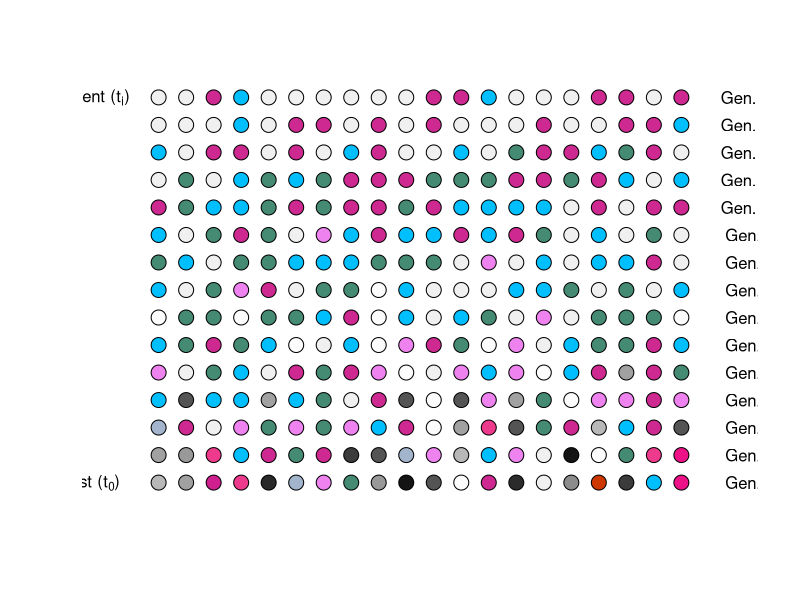
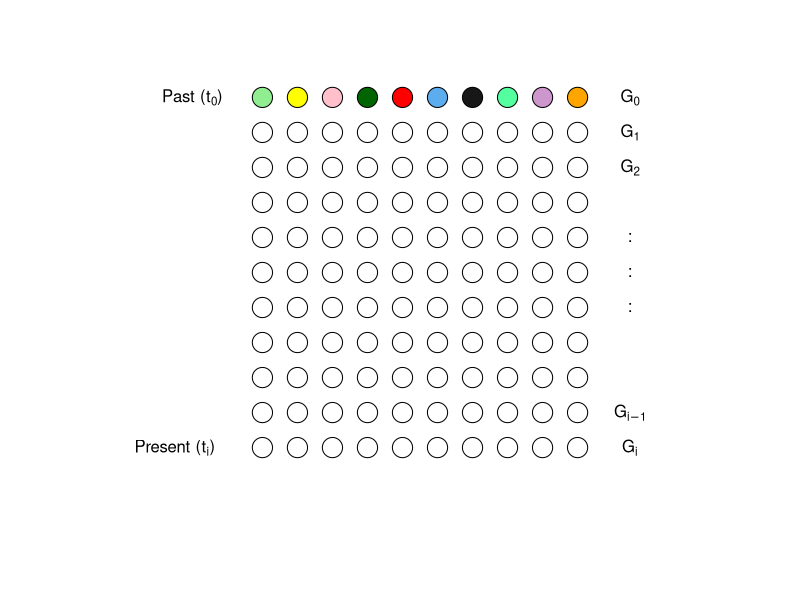
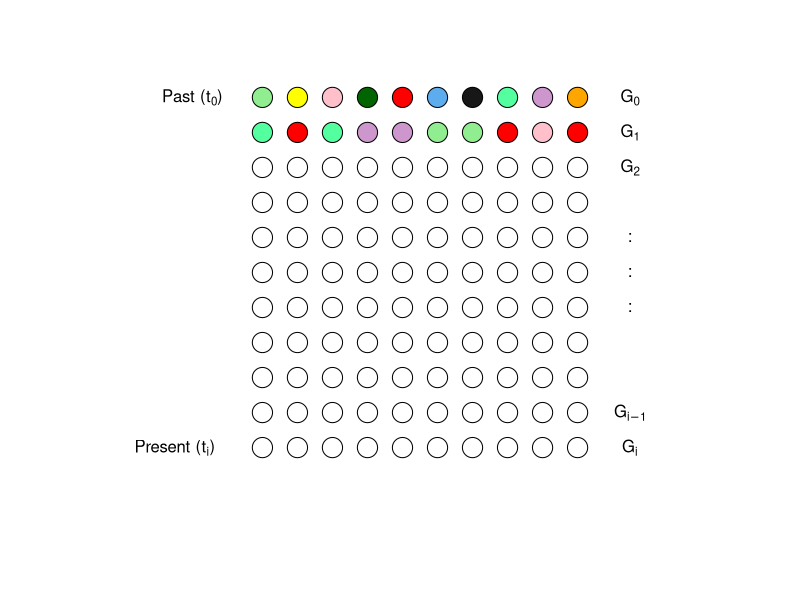
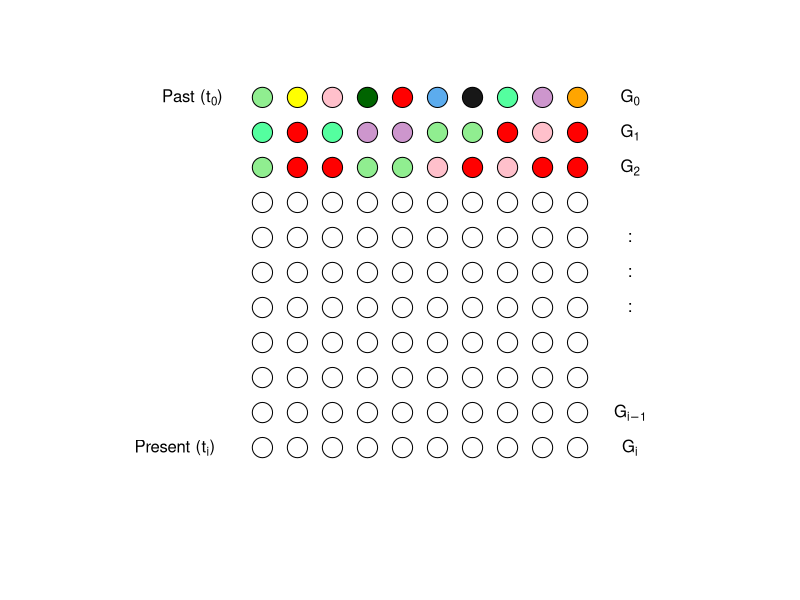
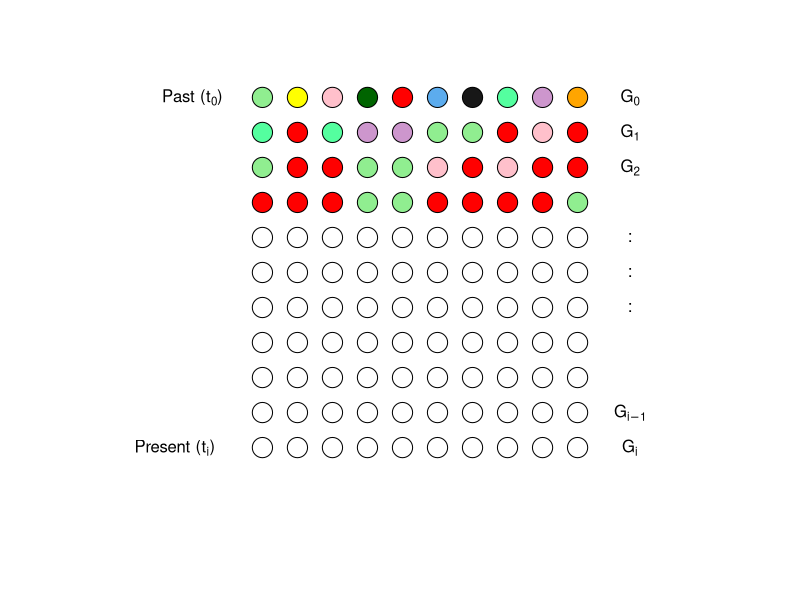
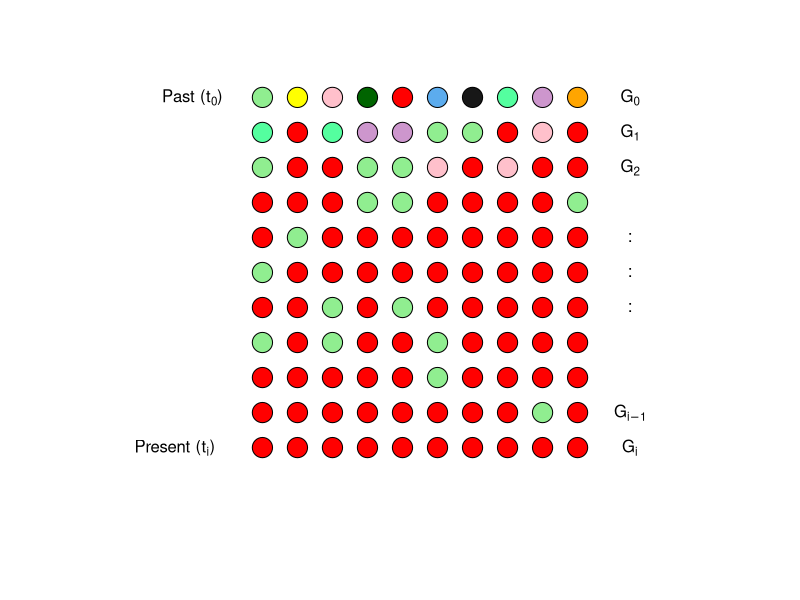
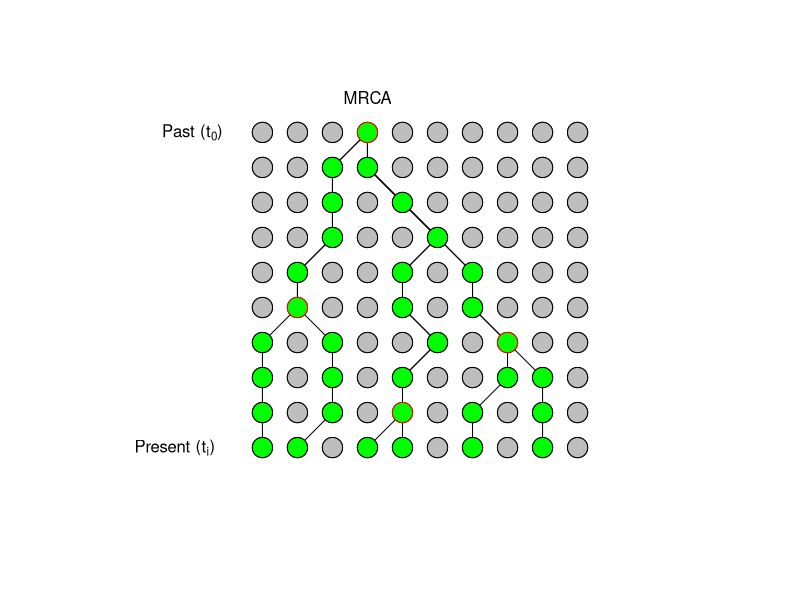

The R source for these figures, in order:
## ---- chunk 1
knitr::opts_chunk$set(echo = TRUE)
x <- c("DT", "tidyverse", "RColorBrewer", "learnPopGen")
lapply(x, require, character.only = T)
rm(x)
## ---- chunk 2
n <- 20
t <- 15
i <- 1
connect_matrix <- matrix(NA,
                         nrow = t,
                         ncol = n)
gene_colors <- sample(colors(), n, replace = F)
connect_matrix[1,] <- gene_colors
while(i < t){
  connect_matrix[i+1,] <- sample(connect_matrix[i,],
                                 n, 
                                 replace = T)
  i <- i + 1
}
plot(expand.grid(1:n, 1:t)[,1],
     expand.grid(1:n, 1:t)[,2],
     asp = 1,
     frame.plot = F,
     ann = F,
     axes = F, type = "n")
points(expand.grid(1:n, 1:t)[,1],
       expand.grid(1:n, 1:t)[,2],
       pch = 21, 
       cex = 2, 
       col = "black",
       bg = t(connect_matrix))
text(x = min(1:n)-2.5, y = max(1:t), labels = expression('Present (t'[i]*')'))
text(x = min(1:n)-2.5, y = min(1:t), labels = expression('Past (t'[0]*')'))
labelingGen <- t
while(labelingGen > 0){
  text(x = max(1:n) + 2.5, y = labelingGen,
       labels = paste("Gen.", labelingGen-1, sep = " "))
  labelingGen <- labelingGen-1
}
## ---- chunk 3
mtDNAhap <- c("palegreen2", "yellow", "pink",      "darkgreen", "red",
              "steelblue2", "gray9",  "seagreen1", "plum3", "orange")

set.seed(1211)
mtDNAhap1 <- sample(mtDNAhap, size = 10, replace = T)
mtDNAhap2 <- sample(mtDNAhap1, size = 10, replace = T)
mtDNAhap3 <- sample(mtDNAhap2, size = 10, replace = T)
mtDNAhap4 <- sample(mtDNAhap3, size = 10, replace = T)
mtDNAhap5 <- sample(mtDNAhap4, size = 10, replace = T)
mtDNAhap6 <- sample(mtDNAhap5, size = 10, replace = T)
mtDNAhap7 <- sample(mtDNAhap6, size = 10, replace = T)
mtDNAhap8 <- sample(mtDNAhap7, size = 10, replace = T)
mtDNAhap9 <- sample(mtDNAhap8, size = 10, replace = T)
mtDNAhap10 <- sample(mtDNAhap9, size = 10, replace = T)

plot(x=1:10, y=rep(1,10), pch=21, cex=2.7, col = "black",
     bg = c("white", "white", "white", "white", "white", "white", "white", "white", "white", "white"),
     ylim = c(0, 11), asp = 1, frame.plot = F, ann = F, axes = F)
points(x=1:10, y=rep(2, 10), pch=21, cex=2.7, col = "black",
       bg= c("white", "white", "white", "white", "white", "white", "white", "white", "white", "white"))
points(x=1:10, y=rep(3, 10), pch=21, cex=2.7, col = "black",
       bg= c("white", "white", "white", "white", "white", "white", "white", "white", "white", "white"))
points(x=1:10, y=rep(4, 10), pch=21, cex=2.7, col = "black",
       bg= c("white", "white", "white", "white", "white", "white", "white", "white", "white", "white"))
points(x=1:10, y=rep(5, 10), pch=21, cex=2.7, col = "black",
       bg= c("white", "white", "white", "white", "white", "white", "white", "white", "white", "white"))
points(x=1:10, y=rep(6, 10), pch=21, cex=2.7, col = "black",
       bg= c("white", "white", "white", "white", "white", "white", "white", "white", "white", "white"))
points(x=1:10, y=rep(7, 10), pch=21, cex=2.7, col = "black",
       bg= c("white", "white", "white", "white", "white", "white", "white", "white", "white", "white"))
points(x=1:10, y=rep(8, 10), pch=21, cex=2.7, col = "black",
       bg= c("white", "white", "white", "white", "white", "white", "white", "white", "white", "white"))
points(x=1:10, y=rep(9, 10), pch=21, cex=2.7, col = "black",
       bg= c("white", "white", "white", "white", "white", "white", "white", "white", "white", "white"))
points(x=1:10, y=rep(10, 10), pch=21, cex=2.7, col = "black",
       bg= c("white", "white", "white", "white", "white", "white", "white", "white", "white", "white"))
points(x=1:10, y=rep(11, 10), pch=21, cex=2.7, col = "black",
       bg= mtDNAhap)
text(x = -1.5, y = 1, labels = expression('Present (t'[i]*')'))
text(x = -1, y = 11, labels = expression('Past (t'[0]*')'))
text(x = 11.5, y = 11, labels = expression('G'[0]))
text(x = 11.5, y = 10, labels = expression('G'[1]))
text(x = 11.5, y = 9, labels = expression('G'[2]))
text(x = 11.5, y = 7, labels = ":")
text(x = 11.5, y = 6, labels = ":")
text(x = 11.5, y = 5, labels = ":")
text(x = 11.5, y = 2, labels = expression('G'[i-1]))
text(x = 11.5, y = 1, labels = expression('G'[i]))
## ---- chunk 4
plot(x=1:10, y=rep(1,10), pch=21, cex=2.7, col = "black",
     bg = c("white", "white", "white", "white", "white", "white", "white", "white", "white", "white"),
     ylim = c(0, 11), asp = 1, frame.plot = F, ann = F, axes = F)
points(x=1:10, y=rep(2, 10), pch=21, cex=2.7, col = "black",
       bg= c("white", "white", "white", "white", "white", "white", "white", "white", "white", "white"))
points(x=1:10, y=rep(3, 10), pch=21, cex=2.7, col = "black",
       bg= c("white", "white", "white", "white", "white", "white", "white", "white", "white", "white"))
points(x=1:10, y=rep(4, 10), pch=21, cex=2.7, col = "black",
       bg= c("white", "white", "white", "white", "white", "white", "white", "white", "white", "white"))
points(x=1:10, y=rep(5, 10), pch=21, cex=2.7, col = "black",
       bg= c("white", "white", "white", "white", "white", "white", "white", "white", "white", "white"))
points(x=1:10, y=rep(6, 10), pch=21, cex=2.7, col = "black",
       bg= c("white", "white", "white", "white", "white", "white", "white", "white", "white", "white"))
points(x=1:10, y=rep(7, 10), pch=21, cex=2.7, col = "black",
       bg= c("white", "white", "white", "white", "white", "white", "white", "white", "white", "white"))
points(x=1:10, y=rep(8, 10), pch=21, cex=2.7, col = "black",
       bg= c("white", "white", "white", "white", "white", "white", "white", "white", "white", "white"))
points(x=1:10, y=rep(9, 10), pch=21, cex=2.7, col = "black",
       bg= c("white", "white", "white", "white", "white", "white", "white", "white", "white", "white"))
points(x=1:10, y=rep(10, 10), pch=21, cex=2.7, col = "black",
       bg= mtDNAhap1)
points(x=1:10, y=rep(11, 10), pch=21, cex=2.7, col = "black",
       bg= mtDNAhap)
text(x = -1.5, y = 1, labels = expression('Present (t'[i]*')'))
text(x = -1, y = 11, labels = expression('Past (t'[0]*')'))
text(x = 11.5, y = 11, labels = expression('G'[0]))
text(x = 11.5, y = 10, labels = expression('G'[1]))
text(x = 11.5, y = 9, labels = expression('G'[2]))
text(x = 11.5, y = 7, labels = ":")
text(x = 11.5, y = 6, labels = ":")
text(x = 11.5, y = 5, labels = ":")
text(x = 11.5, y = 2, labels = expression('G'[i-1]))
text(x = 11.5, y = 1, labels = expression('G'[i]))
## ---- chunk 5
plot(x=1:10, y=rep(1,10), pch=21, cex=2.7, col = "black",
     bg = c("white", "white", "white", "white", "white", "white", "white", "white", "white", "white"),
     ylim = c(0, 11), asp = 1, frame.plot = F, ann = F, axes = F)
points(x=1:10, y=rep(2, 10), pch=21, cex=2.7, col = "black",
       bg= c("white", "white", "white", "white", "white", "white", "white", "white", "white", "white"))
points(x=1:10, y=rep(3, 10), pch=21, cex=2.7, col = "black",
       bg= c("white", "white", "white", "white", "white", "white", "white", "white", "white", "white"))
points(x=1:10, y=rep(4, 10), pch=21, cex=2.7, col = "black",
       bg= c("white", "white", "white", "white", "white", "white", "white", "white", "white", "white"))
points(x=1:10, y=rep(5, 10), pch=21, cex=2.7, col = "black",
       bg= c("white", "white", "white", "white", "white", "white", "white", "white", "white", "white"))
points(x=1:10, y=rep(6, 10), pch=21, cex=2.7, col = "black",
       bg= c("white", "white", "white", "white", "white", "white", "white", "white", "white", "white"))
points(x=1:10, y=rep(7, 10), pch=21, cex=2.7, col = "black",
       bg= c("white", "white", "white", "white", "white", "white", "white", "white", "white", "white"))
points(x=1:10, y=rep(8, 10), pch=21, cex=2.7, col = "black",
       bg= c("white", "white", "white", "white", "white", "white", "white", "white", "white", "white"))
points(x=1:10, y=rep(9, 10), pch=21, cex=2.7, col = "black",
       bg= mtDNAhap2)
points(x=1:10, y=rep(10, 10), pch=21, cex=2.7, col = "black",
       bg= mtDNAhap1)
points(x=1:10, y=rep(11, 10), pch=21, cex=2.7, col = "black",
       bg= mtDNAhap)
text(x = -1.5, y = 1, labels = expression('Present (t'[i]*')'))
text(x = -1, y = 11, labels = expression('Past (t'[0]*')'))
text(x = 11.5, y = 11, labels = expression('G'[0]))
text(x = 11.5, y = 10, labels = expression('G'[1]))
text(x = 11.5, y = 9, labels = expression('G'[2]))
text(x = 11.5, y = 7, labels = ":")
text(x = 11.5, y = 6, labels = ":")
text(x = 11.5, y = 5, labels = ":")
text(x = 11.5, y = 2, labels = expression('G'[i-1]))
text(x = 11.5, y = 1, labels = expression('G'[i]))
## ---- chunk 6
plot(x=1:10, y=rep(1,10), pch=21, cex=2.7, col = "black",
     bg = c("white", "white", "white", "white", "white", "white", "white", "white", "white", "white"),
     ylim = c(0, 11), asp = 1, frame.plot = F, ann = F, axes = F)
points(x=1:10, y=rep(2, 10), pch=21, cex=2.7, col = "black",
       bg= c("white", "white", "white", "white", "white", "white", "white", "white", "white", "white"))
points(x=1:10, y=rep(3, 10), pch=21, cex=2.7, col = "black",
       bg= c("white", "white", "white", "white", "white", "white", "white", "white", "white", "white"))
points(x=1:10, y=rep(4, 10), pch=21, cex=2.7, col = "black",
       bg= c("white", "white", "white", "white", "white", "white", "white", "white", "white", "white"))
points(x=1:10, y=rep(5, 10), pch=21, cex=2.7, col = "black",
       bg= c("white", "white", "white", "white", "white", "white", "white", "white", "white", "white"))
points(x=1:10, y=rep(6, 10), pch=21, cex=2.7, col = "black",
       bg= c("white", "white", "white", "white", "white", "white", "white", "white", "white", "white"))
points(x=1:10, y=rep(7, 10), pch=21, cex=2.7, col = "black",
       bg= c("white", "white", "white", "white", "white", "white", "white", "white", "white", "white"))
points(x=1:10, y=rep(8, 10), pch=21, cex=2.7, col = "black",
       bg= mtDNAhap3)
points(x=1:10, y=rep(9, 10), pch=21, cex=2.7, col = "black",
       bg= mtDNAhap2)
points(x=1:10, y=rep(10, 10), pch=21, cex=2.7, col = "black",
       bg= mtDNAhap1)
points(x=1:10, y=rep(11, 10), pch=21, cex=2.7, col = "black",
       bg= mtDNAhap)
text(x = -1.5, y = 1, labels = expression('Present (t'[i]*')'))
text(x = -1, y = 11, labels = expression('Past (t'[0]*')'))
text(x = 11.5, y = 11, labels = expression('G'[0]))
text(x = 11.5, y = 10, labels = expression('G'[1]))
text(x = 11.5, y = 9, labels = expression('G'[2]))
text(x = 11.5, y = 7, labels = ":")
text(x = 11.5, y = 6, labels = ":")
text(x = 11.5, y = 5, labels = ":")
text(x = 11.5, y = 2, labels = expression('G'[i-1]))
text(x = 11.5, y = 1, labels = expression('G'[i]))
## ---- chunk 7
plot(x=1:10, y=rep(1,10), pch=21, cex=2.7, col = "black",
     bg = mtDNAhap10,
     ylim = c(0, 11), asp = 1, frame.plot = F, ann = F, axes = F)
points(x=1:10, y=rep(2, 10), pch=21, cex=2.7, col = "black",
       bg= mtDNAhap9)
points(x=1:10, y=rep(3, 10), pch=21, cex=2.7, col = "black",
       bg= mtDNAhap8)
points(x=1:10, y=rep(4, 10), pch=21, cex=2.7, col = "black",
       bg= mtDNAhap7)
points(x=1:10, y=rep(5, 10), pch=21, cex=2.7, col = "black",
       bg= mtDNAhap6)
points(x=1:10, y=rep(6, 10), pch=21, cex=2.7, col = "black",
       bg= mtDNAhap5)
points(x=1:10, y=rep(7, 10), pch=21, cex=2.7, col = "black",
       bg= mtDNAhap4)
points(x=1:10, y=rep(8, 10), pch=21, cex=2.7, col = "black",
       bg= mtDNAhap3)
points(x=1:10, y=rep(9, 10), pch=21, cex=2.7, col = "black",
       bg= mtDNAhap2)
points(x=1:10, y=rep(10, 10), pch=21, cex=2.7, col = "black",
       bg= mtDNAhap1)
points(x=1:10, y=rep(11, 10), pch=21, cex=2.7, col = "black",
       bg= mtDNAhap)
text(x = -1.5, y = 1, labels = expression('Present (t'[i]*')'))
text(x = -1, y = 11, labels = expression('Past (t'[0]*')'))
text(x = 11.5, y = 11, labels = expression('G'[0]))
text(x = 11.5, y = 10, labels = expression('G'[1]))
text(x = 11.5, y = 9, labels = expression('G'[2]))
text(x = 11.5, y = 7, labels = ":")
text(x = 11.5, y = 6, labels = ":")
text(x = 11.5, y = 5, labels = ":")
text(x = 11.5, y = 2, labels = expression('G'[i-1]))
text(x = 11.5, y = 1, labels = expression('G'[i]))
## ---- chunk 8
plot(x=1:10, y=rep(1,10), pch=21, cex=2.7, col = "black",
     bg = c("green", "green", "gray", "green", "green", "gray", "green", "gray", "green", "gray"),
     ylim = c(0, 11), asp = 1, frame.plot = F, ann = F, axes = F)
points(x=1:10, y=rep(2, 10), pch=21, cex=2.7, col = "black",
       bg= c("green", "gray", "green", "gray", "green", "gray", "green", "gray", "green", "gray"))
points(x=1:10, y=rep(3, 10), pch=21, cex=2.7, col = "black",
       bg= c("green", "gray", "green", "gray", "green", "gray", "gray", "green", "green", "gray"))
points(x=1:10, y=rep(4, 10), pch=21, cex=2.7, col = "black",
       bg= c("green", "gray", "green", "gray", "gray", "green", "gray", "green", "gray", "gray"))
points(x=1:10, y=rep(5, 10), pch=21, cex=2.7, col = "black",
       bg= c("gray", "green", "gray", "gray", "green", "gray", "green", "gray", "gray", "gray"))
points(x=1:10, y=rep(6, 10), pch=21, cex=2.7, col = "black",
       bg= c("gray", "green", "gray", "gray", "green", "gray", "green", "gray", "gray", "gray"))
points(x=1:10, y=rep(7, 10), pch=21, cex=2.7, col = "black",
       bg= c("gray", "gray", "green", "gray", "gray", "green", "gray", "gray", "gray", "gray"))
points(x=1:10, y=rep(8, 10), pch=21, cex=2.7, col = "black",
       bg= c("gray", "gray", "green", "gray", "green", "gray", "gray", "gray", "gray", "gray"))
points(x=1:10, y=rep(9, 10), pch=21, cex=2.7, col = "black",
       bg= c("gray", "gray", "green", "green", "gray", "gray", "gray", "gray", "gray", "gray"))
points(x=1:10, y=rep(10, 10), pch=21, cex=2.7, col = "black",
       bg= c("gray", "gray", "gray", "green", "gray", "gray", "gray", "gray", "gray", "gray"))
text(x = -1.5, y = 1, labels = expression('Present (t'[i]*')'))
text(x = -1, y = 10, labels = expression('Past (t'[0]*')'))
text(x = 4, y = 11, labels = "MRCA")

lines(x = c(1,1,1,1,2,2,3,3,3,4), y = c(1,2,3,4,5,6,7,8,9,10))
lines(x = c(2,3,3,3,2,2,3,3,3,4), y = c(1,2,3,4,5,6,7,8,9,10))
lines(x = c(4,5,5,6,5,5,6,5,4,4), y = c(1,2,3,4,5,6,7,8,9,10))
lines(x = c(5,5,5,6,5,5,6,5,4,4), y = c(1,2,3,4,5,6,7,8,9,10))
lines(x = c(7,7,8,8,7,7,6,5,4,4), y = c(1,2,3,4,5,6,7,8,9,10))
lines(x = c(9,9,9,8,7,7,6,5,4,4), y = c(1,2,3,4,5,6,7,8,9,10))

points(x=1:10, y=rep(1,10), pch=21, cex=2.7, 
       col = "black",
       bg= c("green", "green", "gray", "green", "green", "gray", "green", "gray", "green", "gray"))
points(x=1:10, y=rep(2, 10), pch=21, cex=2.7, 
       col = c("black", "black", "black", "black", "red", "black", "black", "black", "black", "black"),
       bg= c("green", "gray", "green", "gray", "green", "gray", "green", "gray", "green", "gray"))
points(x=1:10, y=rep(3, 10), pch=21, cex=2.7, col = "black",
       bg= c("green", "gray", "green", "gray", "green", "gray", "gray", "green", "green", "gray"))
points(x=1:10, y=rep(4, 10), pch=21, cex=2.7, 
       col = c("black", "black", "black", "black", "black", "black", "black", "red", "black", "black"),
       bg= c("green", "gray", "green", "gray", "gray", "green", "gray", "green", "gray", "gray"))
points(x=1:10, y=rep(5, 10), pch=21, cex=2.7, 
       col = c("black", "red", "black", "black", "black", "black", "black", "black", "black", "black"),
       bg= c("gray", "green", "gray", "gray", "green", "gray", "green", "gray", "gray", "gray"))
points(x=1:10, y=rep(6, 10), pch=21, cex=2.7, col = "black",
       bg= c("gray", "green", "gray", "gray", "green", "gray", "green", "gray", "gray", "gray"))
points(x=1:10, y=rep(7, 10), pch=21, cex=2.7, col = "black",
       bg= c("gray", "gray", "green", "gray", "gray", "green", "gray", "gray", "gray", "gray"))
points(x=1:10, y=rep(8, 10), pch=21, cex=2.7, col = "black",
       bg= c("gray", "gray", "green", "gray", "green", "gray", "gray", "gray", "gray", "gray"))
points(x=1:10, y=rep(9, 10), pch=21, cex=2.7, col = "black",
       bg= c("gray", "gray", "green", "green", "gray", "gray", "gray", "gray", "gray", "gray"))
points(x=1:10, y=rep(10, 10), pch=21, cex=2.7, 
       col = c("black", "black", "black", "red", "black", "black", "black", "black", "black", "black"),
       bg= c("gray", "gray", "gray", "green", "gray", "gray", "gray", "gray", "gray", "gray"))
